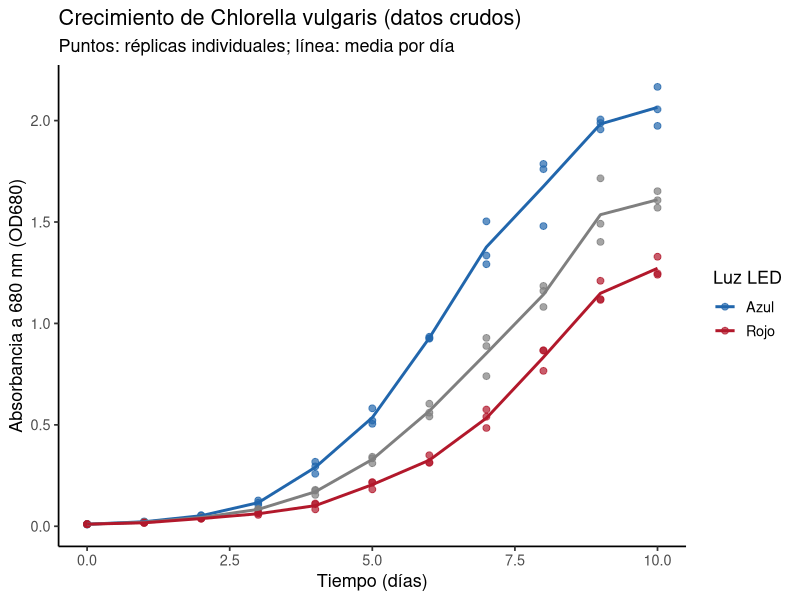
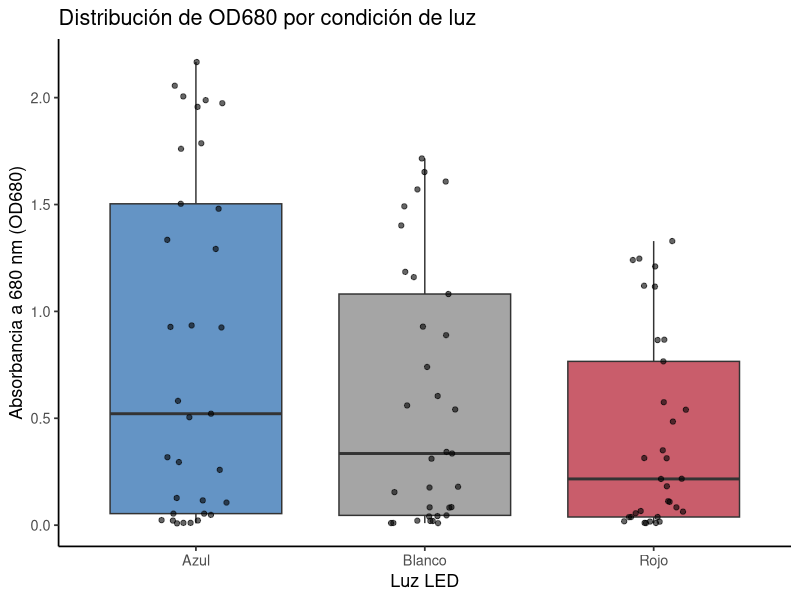
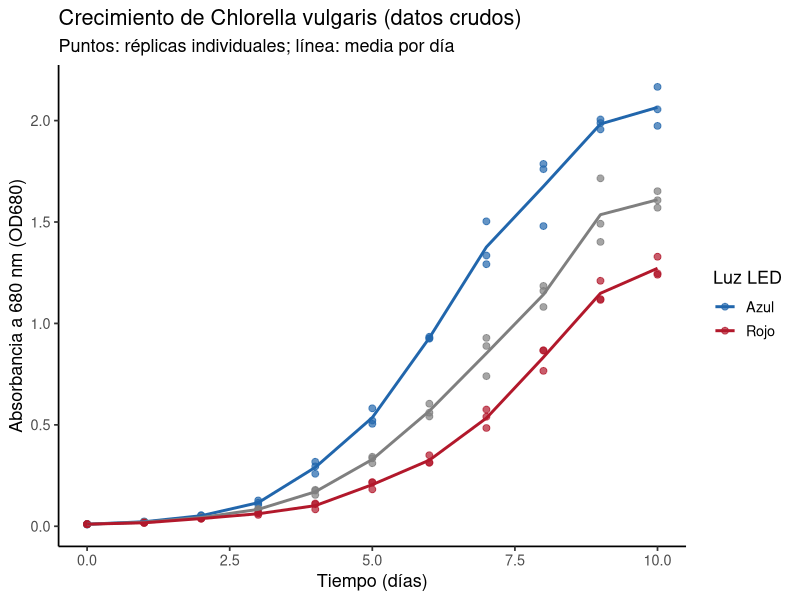
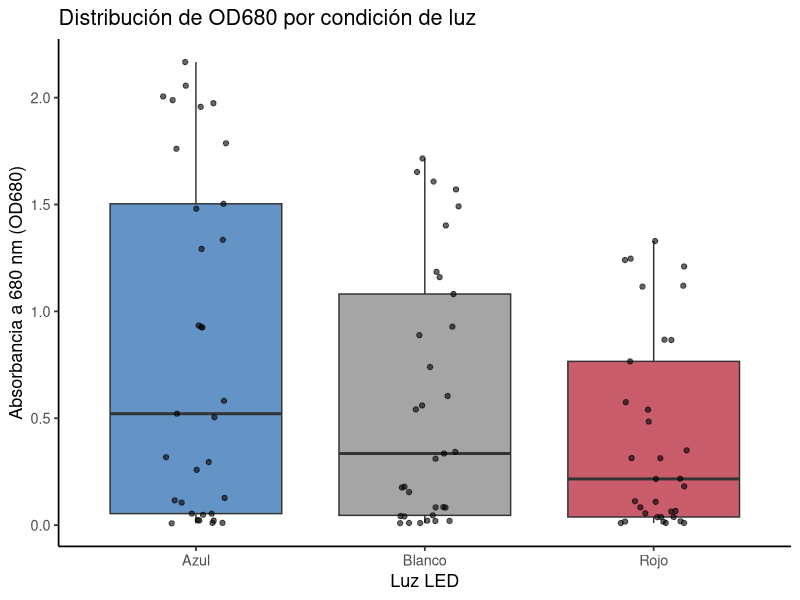

These figures' R source, in order:
# ==========================================================================
# 01. Contexto y toma de datos: crecimiento de Chlorella vulgaris
# ==========================================================================
# Autor: Dr. José Juan Torres Martínez
# Docente de Ciencias Químicas
# Universidad Autónoma de San Luis Potosí (UASLP)
# México
#
# Material académico para estudiantes
# Serie "Aprende R" — Lección 01
#
# Descripción: Primera lección de la serie. Se presenta el experimento
#   (crecimiento de Chlorella vulgaris bajo luz LED azul y roja), se leen
#   los datos tal como se registraron en el laboratorio (archivo
#   datos_chlorella_ancho.csv), se ordenan en R (datos ordenados o
#   "tidy data") y se hace un primer análisis exploratorio: resumen por
#   grupo, valores faltantes y gráficas iniciales. Los datos ordenados se
#   guardan para la Lección 02.
#
# Objetivos de aprendizaje:
#   - Describir un experimento: variables, unidades y réplicas.
#   - Leer datos de un archivo con read_csv().
#   - Pasar los datos del formato ancho (libreta de laboratorio) al
#     formato largo (tidy data) con pivot_longer().
#   - Resumir los datos por grupo (media, desviación estándar).
#   - Explorar los datos con gráficas antes de analizarlos.
#
# Datos: archivo datos_chlorella_ancho.csv, con las mediciones de
#   absorbancia (OD680) registradas en el laboratorio. Los valores son
#   simulados con fines didácticos, con magnitudes realistas.
# ==========================================================================

# --------------------------------------------------------------------------
# 1. Cargar paquetes
# --------------------------------------------------------------------------
library(tidyverse)

# --------------------------------------------------------------------------
# 2. El experimento (contexto)
# --------------------------------------------------------------------------
# Pregunta: ¿La luz LED azul o la luz LED roja produce un mayor crecimiento
#   de la microalga Chlorella vulgaris?
#
# Diseño:
#   - Organismo: Chlorella vulgaris (microalga verde).
#   - Tratamientos: luz LED azul y luz LED roja (2 condiciones).
#   - Réplicas: 3 cultivos independientes por condición (n = 3).
#   - Duración: 10 días, con una medición diaria.
#   - Variable medida: absorbancia a 680 nm (OD680), que es proporcional
#     a la densidad celular. En la práctica, las muestras con OD680 mayor
#     a 1.0 se diluyen antes de medir.
#
# Variables:
#   - dia: día del cultivo (0 a 10).
#   - luz: condición de luz (Azul o Rojo).
#   - replica: número de réplica (1, 2 o 3).
#   - OD680: absorbancia a 680 nm (sin unidades).

# --------------------------------------------------------------------------
# 3. Leer los datos tal como se registraron en el laboratorio
# --------------------------------------------------------------------------
# El archivo viene en formato ANCHO, como en la libreta o la hoja de
# cálculo: una fila por día y una columna por réplica. Así NO se analizan
# bien en R; primero hay que ordenarlos (sección 4).

datos_ancho <- read_csv("datos_chlorella_ancho.csv", show_col_types = FALSE)

print(datos_ancho)

# --------------------------------------------------------------------------
# 4. Ordenar los datos (tidy data, formato largo)
# --------------------------------------------------------------------------
# Regla de los datos ordenados ("tidy data"):
#   - Cada variable es una columna.
#   - Cada observación es una fila.
#   - Cada valor es una celda.
# Con pivot_longer() pasamos del formato ancho al formato largo.

datos <- datos_ancho %>%
  pivot_longer(
    cols = -dia,
    names_to = c("luz", "replica"),
    names_sep = "_R",
    values_to = "OD680"
  ) %>%
  mutate(replica = as.integer(replica))

print(datos)

# --------------------------------------------------------------------------
# 5. Primer análisis: resumen por día y condición
# --------------------------------------------------------------------------
resumen <- datos %>%
  group_by(dia, luz) %>%
  summarise(
    n        = n(),
    media_OD = mean(OD680),
    de_OD    = sd(OD680),
    min_OD   = min(OD680),
    max_OD   = max(OD680),
    .groups = "drop"
  )

print(resumen)

# --------------------------------------------------------------------------
# 6. Revisión de calidad: valores faltantes y valores fuera de rango
# --------------------------------------------------------------------------
# ¿Hay valores faltantes? (debe ser 0)
sum(is.na(datos$OD680))

# ¿Hay valores fuera de rango? (OD680 debe estar entre 0 y 3)
filter(datos, OD680 < 0 | OD680 > 3)

# --------------------------------------------------------------------------
# 7. Exploración gráfica (antes de analizar, hay que mirar los datos)
# --------------------------------------------------------------------------
# Gráfica 1: OD680 contra el tiempo; puntos = réplicas, línea = media.
grafica_puntos <- ggplot(datos, aes(x = dia, y = OD680, color = luz)) +
  geom_point(size = 2, alpha = 0.7) +
  geom_line(
    data = resumen,
    aes(x = dia, y = media_OD, group = luz),
    linewidth = 1
  ) +
  scale_color_manual(
    values = c("Azul" = "#2166ac", "Rojo" = "#b2182b")
  ) +
  labs(
    x = "Tiempo (días)",
    y = "Absorbancia a 680 nm (OD680)",
    color = "Luz LED",
    title = "Crecimiento de Chlorella vulgaris (datos crudos)",
    subtitle = "Puntos: réplicas individuales; línea: media por día"
  ) +
  theme_classic(base_size = 13)

print(grafica_puntos)

# Gráfica 2: distribución de OD680 por condición de luz (caja y puntos).
grafica_caja <- ggplot(datos, aes(x = luz, y = OD680, fill = luz)) +
  geom_boxplot(alpha = 0.7) +
  geom_jitter(width = 0.15, size = 1.5, alpha = 0.6) +
  scale_fill_manual(
    values = c("Azul" = "#2166ac", "Rojo" = "#b2182b")
  ) +
  labs(
    x = "Luz LED",
    y = "Absorbancia a 680 nm (OD680)",
    title = "Distribución de OD680 por condición de luz"
  ) +
  theme_classic(base_size = 13) +
  theme(legend.position = "none")

print(grafica_caja)

# --------------------------------------------------------------------------
# 8. Guardar los datos ordenados para la Lección 02
# --------------------------------------------------------------------------
write_csv(datos, "datos_chlorella.csv")

# --------------------------------------------------------------------------
# 9. Exportar las gráficas
# --------------------------------------------------------------------------
# Todas las gráficas de la lección se guardan como archivos PNG en alta
# resolución (300 dpi), listas para un informe o una presentación.
ggsave("01_exploracion_puntos.png", grafica_puntos,
       width = 18, height = 12, units = "cm", dpi = 300)
ggsave("01_exploracion_caja.png", grafica_caja,
       width = 16, height = 12, units = "cm", dpi = 300)

# --------------------------------------------------------------------------
# Interpretación: Gráfica 1 (OD680 contra el tiempo)
# --------------------------------------------------------------------------
# - Eje X: tiempo, en días (0 a 10). Es el tiempo desde que se inició el
#   cultivo.
# - Eje Y: absorbancia a 680 nm (OD680), adimensional (no tiene unidades:
#   es una medida de cuánta luz absorbe el cultivo, y crece cuando hay más
#   células). Un OD680 de 0 significa cultivo casi sin células; un OD680
#   de 2 significa un cultivo denso.
# - Lo que se aprecia: los puntos (cada réplica) suben con el tiempo y la
#   línea (la media por día) también sube. La curva azul (luz azul) sube
#   más rápido y llega más alto que la roja. Al principio (días 0-1) las
#   dos están casi en cero; después se separan.
# - Qué significa: el cultivo crece con el tiempo y la luz azul produce
#   más crecimiento que la luz roja en este experimento.
#
# Interpretación: Gráfica 2 (distribución de OD680 por luz)
# --------------------------------------------------------------------------
# - Eje X: condición de luz (Azul o Rojo). No es una cantidad, son dos
#   grupos.
# - Eje Y: absorbancia a 680 nm (OD680), adimensional, igual que arriba.
# - Lo que se aprecia: cada caja resume todas las mediciones de un
#   tratamiento. La línea dentro de la caja es la mediana (el valor del
#   medio). La caja cubre el 50% central de los datos. Los puntos son las
#   mediciones reales. La caja azul está más arriba y es más alta que la
#   roja: sus valores son mayores y más dispersos.
# - Qué significa: en conjunto, la luz azul da valores de OD680 más altos
#   que la luz roja. La dispersión (el ancho de la caja y de los puntos)
#   muestra que los valores varían entre días y réplicas, lo cual es
#   normal porque el cultivo crece con el tiempo.
#
# Nota: este conjunto de datos solo tiene luz azul y luz roja. No incluye
# un control con luz blanca, así que la comparación es entre azul y roja,
# no contra un control.

# --------------------------------------------------------------------------
# Qué aprendimos
# --------------------------------------------------------------------------
# - Los datos se toman en el laboratorio como mediciones reales (OD680 por
#   día y por réplica) y se ordenan en formato tidy para poder analizarlos.
# - Antes de analizar, hay que mirar los datos: un gráfico de puntos contra
#   el tiempo muestra el crecimiento, y un gráfico de caja compara los
#   tratamientos.
# - La OD680 es adimensional y crece cuando hay más células; por eso sirve
#   para seguir el crecimiento del cultivo.
# - La luz azul produce más crecimiento que la luz roja en este experimento,
#   pero sin un control con luz blanca no podemos decir si alguna de las dos
#   es mejor que la condición normal.

# --------------------------------------------------------------------------
# Qué sigue (Lección 02)
# --------------------------------------------------------------------------
# En la Lección 02 tomaremos este archivo (datos_chlorella.csv),
# convertiremos la OD680 a densidad celular (células/mL) con la
# calibración, calcularemos la velocidad específica de crecimiento (mu)
# A PARTIR DE LOS DATOS, y graficaremos la curva de crecimiento. Nada de
# lo que calcularemos está dado de
# antemano: todo sale de estas mediciones.
